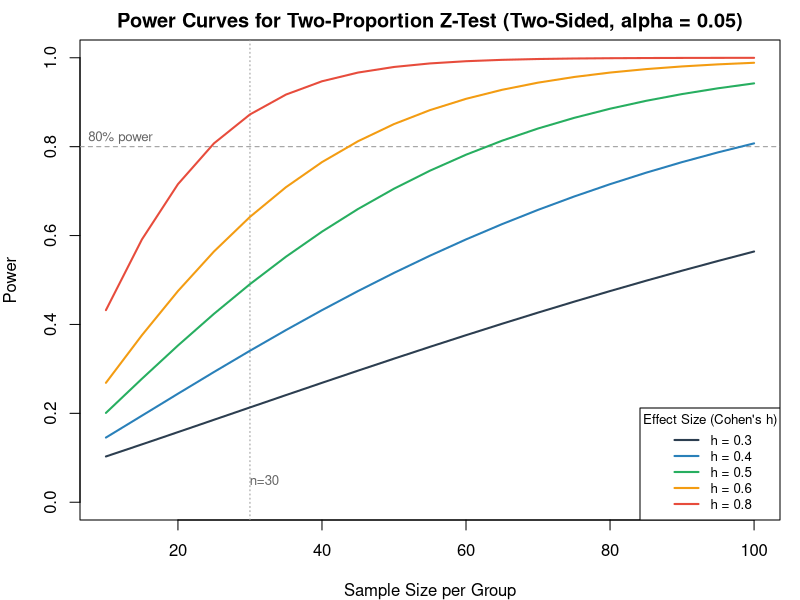

Generate this figure with R:
# power_analysis.R — Pre-experiment power analysis for Lion's Feed A/B test
#
# Computes minimum detectable effect size for the planned sample size
# and generates a power curve visualization.

library(pwr)

# ---- Parameters ----
n_per_group <- 30       # Target: 30 users per group
alpha       <- 0.05     # Significance level
power_target <- 0.80    # Desired power

# ---- User-level power analysis (two-proportion z-test) ----
cat("=== User-Level Power Analysis ===\n")
cat(sprintf("n per group: %d\n", n_per_group))
cat(sprintf("Alpha: %.2f (two-sided)\n", alpha))
cat(sprintf("Target power: %.0f%%\n\n", power_target * 100))

# What effect size can we detect?
result <- pwr.2p.test(
  n = n_per_group,
  sig.level = alpha,
  power = power_target,
  alternative = "two.sided"
)
cat(sprintf("Minimum detectable effect size (Cohen's h): %.3f\n", result$h))

# Convert to concrete CTR difference example
# If baseline CTR ~ 40%, what difference can we detect?
p_baseline <- 0.40
h_detectable <- result$h
# Cohen's h = 2 * arcsin(sqrt(p1)) - 2 * arcsin(sqrt(p2))
# Solve for p2 given p1 and h
p_treatment <- sin(asin(sqrt(p_baseline)) + h_detectable / 2)^2
cat(sprintf(
  "Example: If baseline CTR = %.0f%%, detectable treatment CTR ~ %.0f%% (diff = %.0f pp)\n\n",
  p_baseline * 100, p_treatment * 100, (p_treatment - p_baseline) * 100
))

# ---- Article-level power (mixed-effects compensates for small n) ----
cat("=== Article-Level Observations ===\n")
n_articles <- 6
n_obs_per_group <- n_per_group * n_articles
cat(sprintf("Each user sees %d articles -> ~%d observations per group\n", n_articles, n_obs_per_group))
cat(sprintf("Total observations: ~%d\n", n_obs_per_group * 2))
cat("Mixed-effects logistic regression with user random intercept\n")
cat("leverages repeated measures for better power than user-level test.\n\n")

# ---- Power curve ----
cat("=== Generating Power Curve ===\n")
n_range <- seq(10, 100, by = 5)
effect_sizes <- c(0.3, 0.4, 0.5, 0.6, 0.8)

pdf("power_curve.pdf", width = 8, height = 5)
par(mar = c(4, 4, 2, 1))

colors <- c("#2c3e50", "#2980b9", "#27ae60", "#f39c12", "#e74c3c")
plot(NULL, xlim = c(10, 100), ylim = c(0, 1),
     xlab = "Sample Size per Group", ylab = "Power",
     main = "Power Curves for Two-Proportion Z-Test (Two-Sided, alpha = 0.05)")
abline(h = 0.80, lty = 2, col = "gray60")
text(12, 0.82, "80% power", col = "gray40", cex = 0.8)
abline(v = 30, lty = 3, col = "gray60")
text(32, 0.05, "n=30", col = "gray40", cex = 0.8)

for (i in seq_along(effect_sizes)) {
  powers <- sapply(n_range, function(n) {
    pwr.2p.test(h = effect_sizes[i], n = n, sig.level = alpha,
                alternative = "two.sided")$power
  })
  lines(n_range, powers, col = colors[i], lwd = 2)
}

legend("bottomright",
       legend = paste("h =", effect_sizes),
       col = colors, lwd = 2, cex = 0.8,
       title = "Effect Size (Cohen's h)")

dev.off()
cat("Saved: power_curve.pdf\n")
